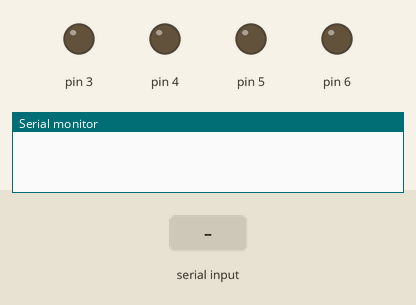
Simulated run of this sketch. Board: Arduino Uno, built with avr-gcc and run on an emulated ATmega328P. Parts: output pins drawn as LEDs (lit = HIGH), the last lines printed to the serial monitor. The inputs (shaded band) are chosen by the test bench.

Above: at 1.2 s.
1.3 s: "light on" received over Serial
At 1.9 s:
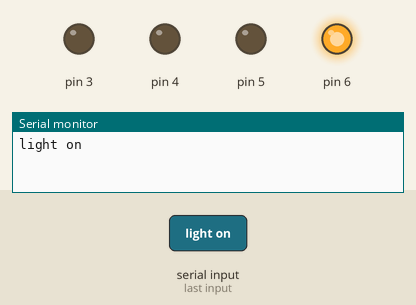
2.8 s: "fan on" received over Serial
At 4.0 s:
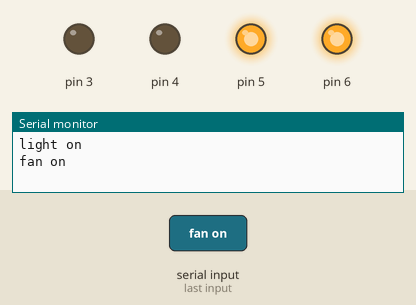
4.3 s: "light off" received over Serial
At 5.5 s:
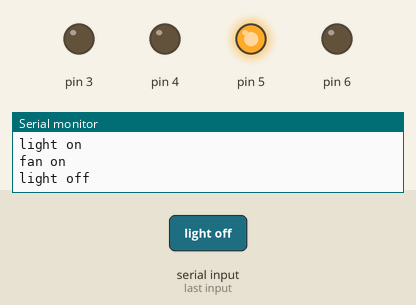
5.8 s: "night lamp on" received over Serial
At 7.0 s:
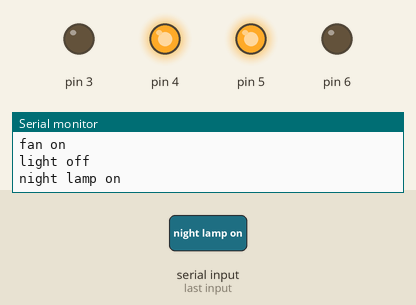
7.3 s: "fan off" received over Serial
At 8.5 s:
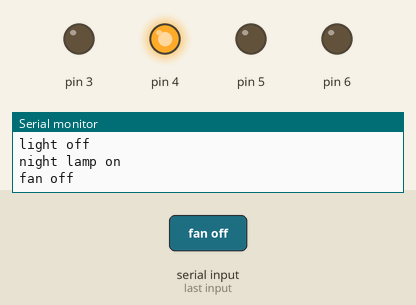
8.8 s: "green light on" received over Serial
At 9.7 s:
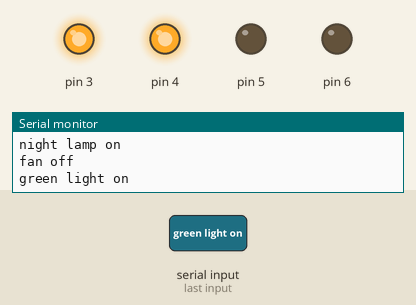
Timing chart, 0 to 11.3 s (numbered marks = the images above; inputs shaded):
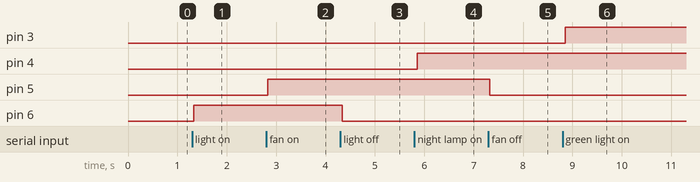

Measured:
- after the input at 1.3 s, pin 6: LOW → HIGH at once
- after the input at 2.8 s, pin 5: LOW → HIGH at once
- after the input at 4.3 s, pin 6: HIGH → LOW at once
- after the input at 5.8 s, pin 4: LOW → HIGH after 0.05 s
- after the input at 7.3 s, pin 5: HIGH → LOW at once
- after the input at 8.8 s, pin 3: LOW → HIGH after 0.06 s

The sketch:

sketch_dec28a.ino
```cpp
String voice;
void setup() {
Serial.begin(9600);
pinMode(6, OUTPUT);
pinMode(5, OUTPUT);
pinMode(4, OUTPUT);
pinMode(3, OUTPUT);
}

void loop() {
while(Serial.available()){
  delay(4);
  char c = Serial.read();
  voice+=c;}

if(voice.length() >0){
  Serial.println(voice);
  if(voice == "light on")
  {digitalWrite(6, HIGH);}
  else if(voice == "light off")
  {digitalWrite(6, LOW);}
  else if(voice == "fan on")
  {digitalWrite(5, HIGH);}
  else if(voice == "fan off")
  {digitalWrite(5, LOW);}
  else if(voice == "night lamp on")
  {digitalWrite(4, HIGH);}
  else if(voice == "night lamp off")
  {digitalWrite(4, LOW);}
 else if(voice == "green light on")
  {digitalWrite(3, HIGH);}
  else if(voice == "green light off")
  {digitalWrite(3, LOW);}


  else if(voice == "all on")
  {digitalWrite(3, HIGH);
  digitalWrite(4, HIGH);
    digitalWrite(5, HIGH);
  digitalWrite(6, HIGH);}
  else if(voice == "all off")
  {digitalWrite(3, LOW);
   digitalWrite(4, LOW);
    digitalWrite(5, LOW);
  digitalWrite(6, LOW);}
  voice = "";}
}
```
